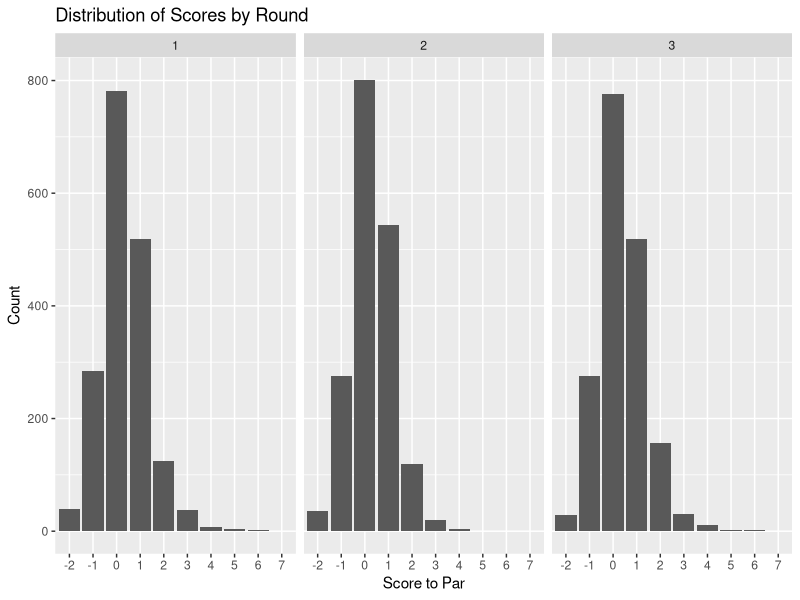
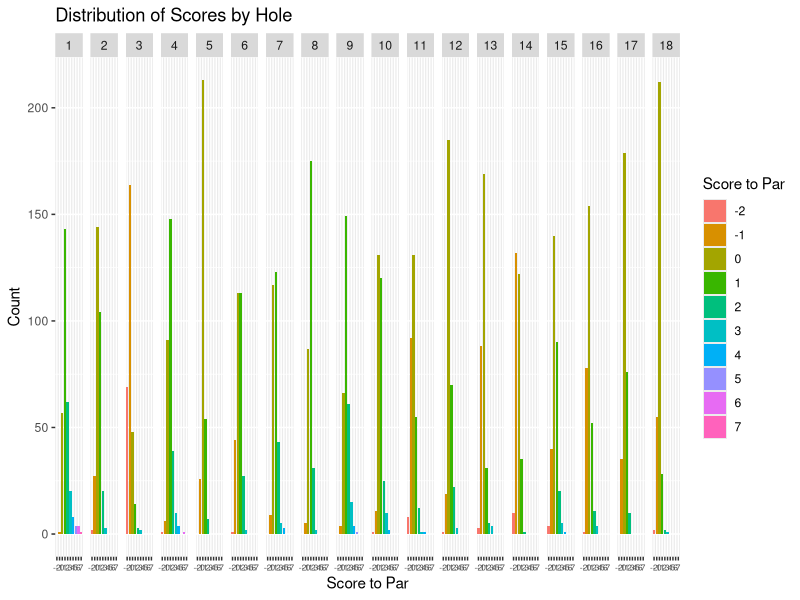
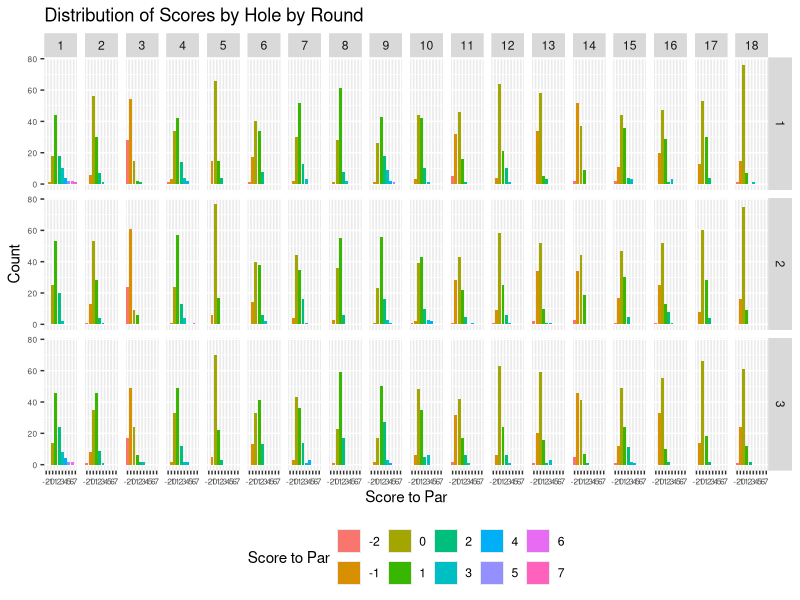
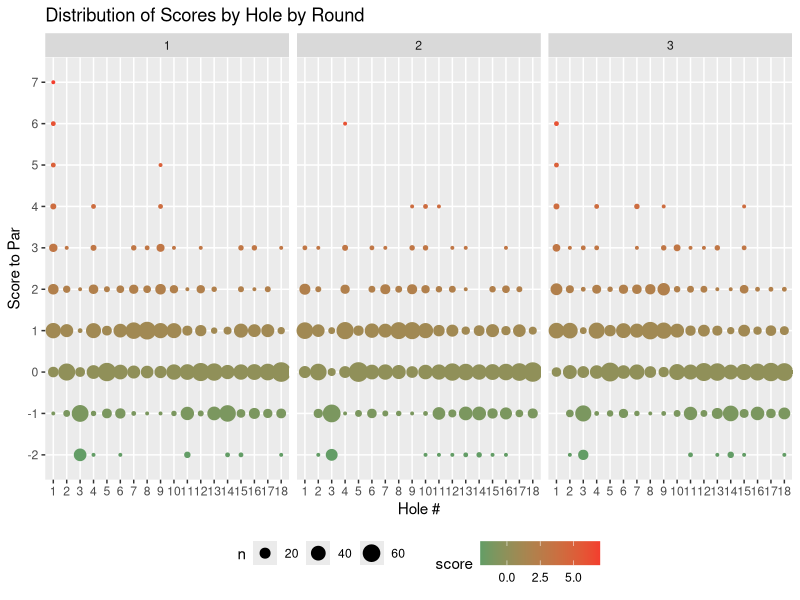
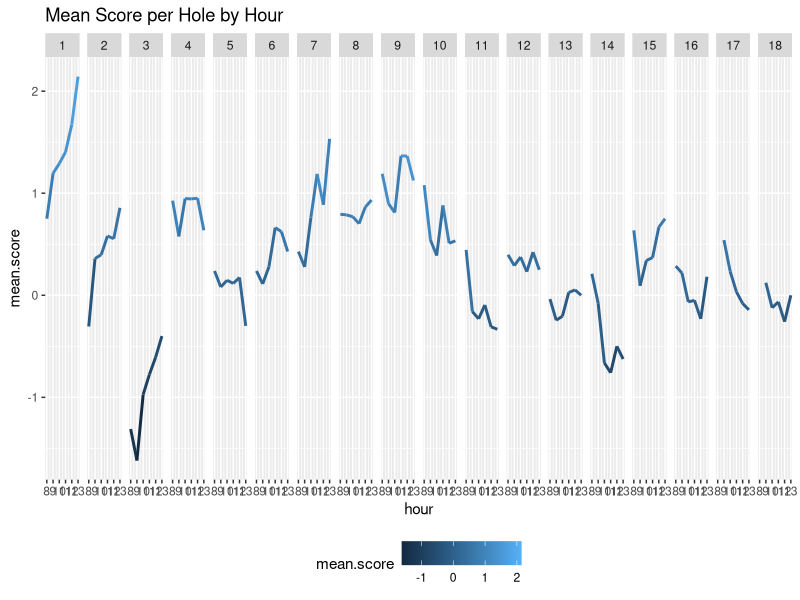

Source code (R) for these figures, in order:
## ---- chunk 1
knitr::opts_chunk$set(echo = F)
knitr::opts_chunk$set(warning = F)
knitr::opts_chunk$set(out.width = '100%')
library(tidyverse)
library(knitr)
library(kableExtra)

# Read data
scores <- read_csv("../../rdata/footgolf/usopen/usopen_scores.csv", col_types = c("ciiiiit"), col_names = T)
## ---- chunk 2
scores %>% 
          group_by(hole, par) %>% 
          summarize(avg.score = format(round(mean(strokes), 3), nsmall = 3), 
                    better = sum(score < -2), 
                    eagles = sum(score == -2), 
                    birdies = sum(score == -1), 
                    pars = sum(score == 0), 
                    bogeys = sum(score == 1), 
                    doubles = sum(score == 2), 
                    worse = sum(score > 2), 
                    par.avg = cell_spec(format(round(mean(score), 3), nsmall = 3), 
                                        color = ifelse(format(round(mean(score), 3), nsmall = 3) > 0, "red", "green"))) %>%
    kable(escape = F, format = 'html') %>%
    kable_styling(bootstrap_options = c("striped", "hover", "condensed", "responsive"))
## ---- chunk 3
kable(scores %>% group_by(round) %>% summarize(mean.score = mean(score)), "html") %>% 
    kable_styling(bootstrap_options = c("striped", "hover", "condensed", "responsive"))

# Plot Scores
ggplot(scores, aes(factor(score))) + 
    geom_bar() +
    facet_grid(. ~ round) +
    labs(x = "Score to Par", y = "Count") +
    ggtitle("Distribution of Scores by Round")
    
## ---- chunk 4
# Mean score per hole
kable(scores %>% group_by(hole) %>% summarize(mean.score = mean(score)), "html") %>% kable_styling(bootstrap_options = c("striped", "hover", "condensed", "responsive"))
# Plot of scoring distribution per hole
ggplot(scores, aes(factor(score), fill=factor(score))) + 
    geom_bar() +
    facet_grid(. ~ hole) +
    labs(x = "Score to Par", y = "Count") +
    theme(axis.text.x = element_text(size = 6)) +
    ggtitle("Distribution of Scores by Hole") +
    guides(fill=guide_legend(title="Score to Par"))
# + scale_fill_brewer(palette="Spectral")

## ---- chunk 5
# Mean score per round per hole
kable(scores %>% group_by(hole, round) %>% summarize(mean.score = mean(score)), "html") %>% kable_styling(bootstrap_options = c("striped", "hover", "condensed", "responsive"))
# scores %>% 
#     group_by(round, hole) %>% 
#     summarize(mean.score = mean(score)) %>%
#     mutate(mean.score = cell_spec(mean.score, "html", bold = T, color = spec_color(mean.score, end = 1))) %>% 
#     kable("html", escape = F, align = "c") %>%
#     kable_styling(c("striped", "condensed"), full_width = T)
# kable("html") %>% kable_styling(bootstrap_options = c("striped", "hover", "condensed", "responsive"))

ggplot(scores, aes(factor(score), fill=factor(score))) + 
    geom_bar() +
    theme(axis.text = element_text(size=6)) +
    facet_grid(round ~ hole) +
    labs(x = "Score to Par", y = "Count") +
    ggtitle("Distribution of Scores by Hole by Round") + 
    theme(legend.position="bottom", legend.direction="horizontal") + 
    guides(fill=guide_legend(title="Score to Par"))


ggplot(scores, aes(x=factor(hole), y=factor(score))) + 
    geom_count(aes(color=score)) + 
    scale_size_area() + 
    scale_color_gradient(low = '#639D66', high = '#F33E2E') + 
    facet_grid(. ~ round) + 
    labs(x = "Hole #", y = "Score to Par") +
    ggtitle("Distribution of Scores by Hole by Round") + 
    theme(legend.position="bottom", legend.direction="horizontal")

## ---- chunk 6
# Bin by hour
scores$hour <- as.POSIXlt(scores$time)$hour
# aggregate mean score per round per hole
scores_by_times <- scores %>% group_by(hole, hour) %>% summarize(mean.score = mean(score))

ggplot(scores_by_times, aes(x = hour, y = mean.score)) + 
    geom_line(aes(color=mean.score), size = 1) + 
    facet_grid(. ~ hole) +
    ggtitle("Mean Score per Hole by Hour") +
    theme(legend.position="bottom", legend.direction="horizontal")
